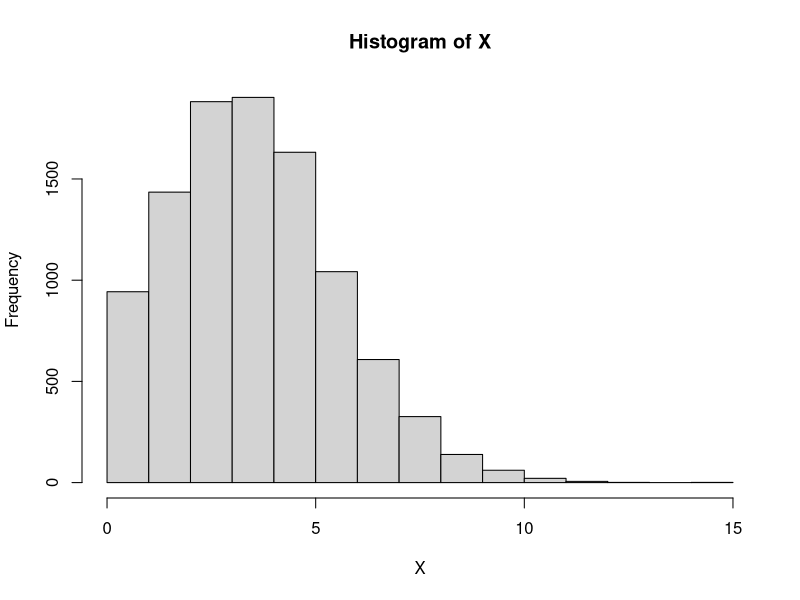

Recreate this plot in R.
#Lab 3. Poisson process
# Task 1:
lambda = 4;
X = rpois(10000, lambda = lambda);
hist(X);
poisson.test(sum(X), length(X), lambda);

# Task 2:
dev.new();
n = 30
lambda1 = 2.4
lambda2 = 0.6
s1 = 0
s2 = 0
for (i in 1:n) {
    s1[i + 1] = s1[i] + sum(rpois(n = 1, lambda1))
    s2[i + 1] = s2[i] + sum(rpois(n = 1, lambda1))
}